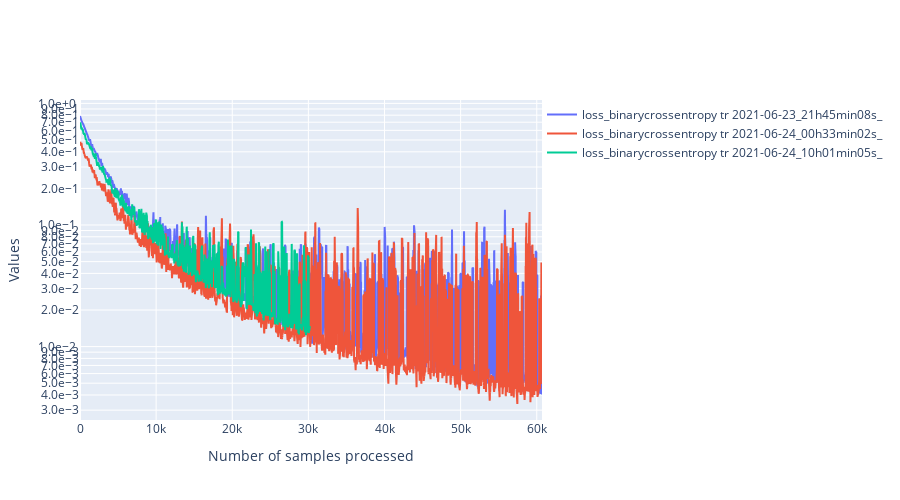

Notebook code cell kept with this figure:
### Code cell
filtered_dataframe = data.df
import ipywidgets as widgets
class PersoToggleButton(widgets.ToggleButton):
    def __init__(self,name=None,*args,**kargs):
        super(PersoToggleButton, self).__init__(*args,**kargs)
        self.name = name

compute_width = lambda value:f"{max(len(str(value)) * 12, 60) + 20}px"
list_vertical_widgets = []
dico_changing_widgets_metadata = {}
list_changing_widgets_metrics = []
list_changing_widgets_tr_valid = []
# Widgets for the metadata ------------------------------------------------------------------
label_metadata_filter = "Metadata"
llocalvertwidgets = []
dico_changing_widgets_reorganized = {"metadata":{},"metrics":{},"mode":{}}
for metadata_name in df.columns:

    if metadata_name == "folder_id":
        continue
    possible_values = df[metadata_name].unique()
    label = widgets.Label(metadata_name)
    dico_changing_widgets_reorganized["metadata"][metadata_name] = {str(value):PersoToggleButton(
        value=True,
        description=str(value),
        disabled=False,
        button_style='', # 'success', 'info', 'warning', 'danger' or ''
        tooltip='',
        icon='check',
        layout = widgets.Layout(width = compute_width(value), margin='0px 0px 0px 0px'),
        name="metadata|"+metadata_name
    ) for value in possible_values}

    possibilities = list(dico_changing_widgets_reorganized["metadata"][metadata_name].values())
    dico_changing_widgets_metadata[metadata_name] = possibilities
    box = widgets.HBox(layout=widgets.Layout(width='100%',display='inline-flex',flex_flow='row wrap'),width='100%')
    box.overflow_x = 'auto'
    box.children = [label]+possibilities
    llocalvertwidgets.append(box)

box = widgets.VBox(width='100%')
box.children = llocalvertwidgets
list_vertical_widgets.append(box)
# Widgets to select metrics ---------------------------------------------------------------
label_metrics_filter = "Metrics"
dico_changing_widgets_reorganized["metrics"] = {str(metric_name):PersoToggleButton(
        value=True,
        description=metric_name,
        disabled=False,
        button_style='', # 'success', 'info', 'warning', 'danger' or ''
        tooltip='',
        icon='check',
        layout = widgets.Layout(width = compute_width(metric_name), margin='0px 0px 0px 0px'),
        name="metrics"
    )
    for metric_name in available_metrics}
possibilities = list(dico_changing_widgets_reorganized["metrics"].values())
list_changing_widgets_metrics = possibilities
box = widgets.HBox(layout=widgets.Layout(width='100%',display='inline-flex',flex_flow='row wrap'),width='100%')
box.overflow_x = 'auto'
box.children = possibilities
list_vertical_widgets.append(box)

# widgets to select tr or valid ----------------------------------------------------------
label_tr_valid_filter = "Mode_of_training"
possibilities = [PersoToggleButton(
        value=True,
        description=mode,
        disabled=False,
        button_style='', # 'success', 'info', 'warning', 'danger' or ''
        tooltip='',
        icon='check',
        layout = widgets.Layout(width = compute_width(mode), margin='0px 0px 0px 0px'),
        name="mode"
    )
    for mode in ["tr","valid"]]
list_changing_widgets_tr_valid = possibilities
box = widgets.HBox(layout=widgets.Layout(width='100%',display='inline-flex',flex_flow='row wrap'),width='100%')
box.overflow_x = 'auto'
box.children = possibilities
list_vertical_widgets.append(box)

titles = ["Metadata", "Metrics","Mode_of_training"]
l = []
for i,[item,title] in enumerate((zip(list_vertical_widgets,titles))):
    accordion = widgets.Accordion(children=[item],titles=(title,))
    accordion.set_title(0,title)
    accordion.selected_index = 0
    if i == 0:
        accordion.selected_index = None
    l.append(accordion)
# widget for moving average
moving_average = widgets.IntText(
    value=100,
    description='mean_window',
    disabled=False
)
# widget to toggle log scale for the y axis
y_log_scale = widgets.ToggleButton(
        value=True,
        description="logy",
        disabled=False,
        button_style='', # 'success', 'info', 'warning', 'danger' or ''
        tooltip='',
        icon='check',
        layout = widgets.Layout(width = compute_width("logy"), margin='0px 0px 0px 0px')
    )

global_box = widgets.VBox(l+[moving_average,y_log_scale])

# Handlers --------------------------------------------------------------------------------------
from IPython.display import display,clear_output
import plotly.graph_objects as go
import main.src.analysis.tools as tls

def filter_metrics(runs):
    global states
    new_dico = {}
    for f,dico in dico_metrics.items():
        if f not in runs:
            continue
        new_dico[f] = {}
        for metric_name,list_values in dico.items():
            if states["metrics"][metric_name] is True:
                new_dico[f][metric_name] = list_values
    return new_dico
def plot(dico_vals,filtered_dataframe):
    global states
    import numpy as np
    list_scatters = []
    import matplotlib.pyplot as plt
    for run,dico_metrics in dico_vals.items():
        line_dataframe = filtered_dataframe[filtered_dataframe["folder_id"] == run]
        batch_size_tr = line_dataframe["tr_batch_size"].values[0]
        batch_size_valid = line_dataframe["valid_batch_size"].values[0]
        for metric_name,metric_values in dico_metrics.items():
            if metric_name == "loss":
                metric_name = "loss_"+filtered_dataframe[filtered_dataframe["folder_id"] == run]["loss"].values[0]
                access_name = "_loss"
            else:
                access_name = "_values"
            global states
            for mode,state in states["mode"].items():
                if state is False:
                    continue
                batch_size = batch_size_tr if mode == "tr" else batch_size_valid
                if "loss" in metric_name:
                    access_name1 = "attr_"+mode+access_name
                else:
                    access_name1 = mode + access_name
                v = metric_values[access_name1]
                window = int(moving_average.value/batch_size)
                new_values = []
                for i in range(len(v)-window):
                    new_values.append(np.mean(v[i:min(i+window,len(v))]))
                v = np.array(new_values)
                x = np.arange(0,v.shape[0]) * batch_size
                x = pd.Series(x)
                v = pd.Series(v)
                graph = go.Scatter(x=x,y=v,mode='lines',name=f"{metric_name} {mode} {run}",
                                   hovertemplate='Sample n°: %{x}'+f'<br>{metric_name} {mode}<br>{run}:'+' %{y}')
                list_scatters.append(graph)
    plt.clf()
    fig = go.Figure(
        data=list_scatters,
        layout=go.Layout(
            title=go.layout.Title(text=""),
            xaxis_title="Number of samples processed",
            yaxis_title="Values",
            legend=dict(
                orientation="h",
                y=1,
                x=1
            ),
            yaxis={'tickformat':'.1e',},
            width=900,
            height = 500
        ),
    )
    if states["others"]["logy"] is True:
        fig.update_yaxes(type="log")
    clear_output()
    display(global_box)
    fig.show()
states = {"others":{"mean_window":moving_average.value,"logy":False},
          "mode":{"tr":False,"valid":False},
          "metrics":{k:False for k in available_metrics},
          "metadata":{k:{
              str(k1):False for k1 in df[k].unique()
          } for k in df.columns}
          }
def handler(v):
    global query
    if v["name"] == "disabled":
        return
    global states
    try:
        name = "others"
        try:
            name = v["owner"].name
        except:
            pass
        name = name.split("|")
        try:
            new_val = not(v["new"]["value"])
        except:
            new_val = not(v["new"])
    except Exception as e:
        return
    if len(name) == 2:
        states[name[0]][name[1]][v["owner"].description] = not(states[name[0]][name[1]][v["owner"].description])
    else:
        states[name[0]][v["owner"].description] = not(states[name[0]][v["owner"].description])
    runs = filtered_dataframe["folder_id"].unique()
    dico_vals = filter_metrics(runs)
    plot(dico_vals,filtered_dataframe)
    try:
        print(dico_vals['2021-06-20_17h39min55s_']["mae"])
    except:
        pass
    print(metric_name)

for name,liste_w in dico_changing_widgets_metadata.items():
    for w in liste_w:
        w.observe(handler)
for w in list_changing_widgets_metrics:
    w.observe(handler)
list_changing_widgets_metrics[-1].value = True
for w in list_changing_widgets_tr_valid:
    w.observe(handler)
for w in [moving_average,y_log_scale]:
    w.observe(handler)
global_box

### Figure 1 — Plotly figure (JSON) as saved in the notebook; plotly's stock layout.template omitted (floating-point values rounded to 4 significant figures; data arrays with more than 128 entries replaced by an {"elided": "..."} marker saying what was removed)
{"data": [{"hovertemplate": "Sample n°: %{x}<br>loss_binarycrossentropy tr<br>2021-06-23_21h45min08s_: %{y}", "mode": "lines", "name": "loss_binarycrossentropy tr 2021-06-23_21h45min08s_", "type": "scatter", "x": {"elided": "6070 int values"}, "y": {"elided": "6070 float values"}}, {"hovertemplate": "Sample n°: %{x}<br>loss_binarycrossentropy tr<br>2021-06-24_00h33min02s_: %{y}", "mode": "lines", "name": "loss_binarycrossentropy tr 2021-06-24_00h33min02s_", "type": "scatter", "x": {"elided": "6070 int values"}, "y": {"elided": "6070 float values"}}, {"hovertemplate": "Sample n°: %{x}<br>loss_binarycrossentropy tr<br>2021-06-24_10h01min05s_: %{y}", "mode": "lines", "name": "loss_binarycrossentropy tr 2021-06-24_10h01min05s_", "type": "scatter", "x": {"elided": "3020 int values"}, "y": {"elided": "3020 float values"}}], "layout": {"height": 500, "legend": {"orientation": "h", "x": 1, "y": 1}, "title": {"text": ""}, "width": 900, "xaxis": {"title": {"text": "Number of samples processed"}}, "yaxis": {"tickformat": ".1e", "title": {"text": "Values"}, "type": "log"}}}
